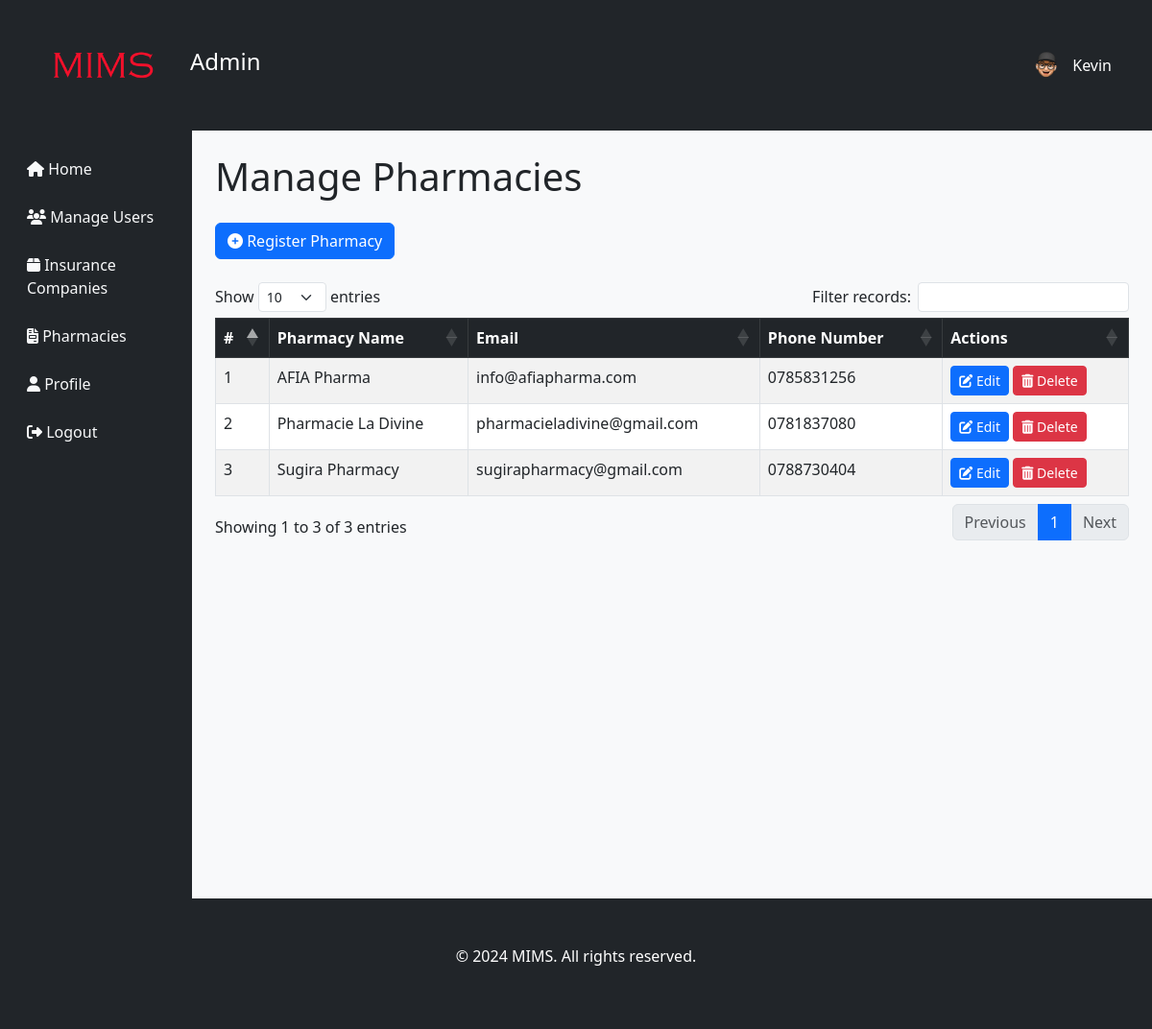
Page /admin/pharmacies.php (signed in) on the committed database.
### tables this page shows
CREATE TABLE `pharmacies` (
  `pharmacy_id` int(11) NOT NULL,
  `pharmacy_name` varchar(100) NOT NULL,
  `email` varchar(50) NOT NULL,
  `phone_number` varchar(15) NOT NULL
);

### admin/pharmacies.php (the view, shortened to what this page needs)
<?php
include '../include/connection.php';
function getPharmacies($connection, $search = '', $limit = 10, $offset = 0) {
    $query = "SELECT * FROM pharmacies WHERE pharmacy_name LIKE :search OR email LIKE :search OR phone_number LIKE :search ORDER BY pharmacy_name ASC LIMIT :limit OFFSET :offset";
    $stmt = $connection->prepare($query);
    $search_param = "%$search%";
    $stmt->bindParam(':search', $search_param, PDO::PARAM_STR);
    $stmt->bindParam(':limit', $limit, PDO::PARAM_INT);
    $stmt->bindParam(':offset', $offset, PDO::PARAM_INT);
    $stmt->execute();
    return $stmt->fetchAll(PDO::FETCH_ASSOC);
}
$records_per_page = 10;
$current_page = isset($_GET['page']) ? (int)$_GET['page'] : 1;
$search = isset($_GET['search']) ? trim($_GET['search']) : '';
$offset = ($current_page - 1) * $records_per_page;
$pharmacies = getPharmacies($connection, $search, $records_per_page, $offset);
?>
<!DOCTYPE html>
<html lang="en">
<head>
    <link href="https://cdn.jsdelivr.net/npm/bootstrap@5.3.0/dist/css/bootstrap.min.css" rel="stylesheet">
    <link rel="stylesheet" type="text/css" href="https://cdn.datatables.net/1.13.4/css/dataTables.bootstrap5.min.css">
    <link href="https://cdnjs.cloudflare.com/ajax/libs/font-awesome/6.4.0/css/all.min.css" rel="stylesheet">
    <link rel="stylesheet" href="../css/style.css">
</head>
<body>
<?php include './header.php'; ?>
<div class="container-fluid">
    <div class="row">
        <?php
        include './nav.php';
        ?>
        <main class="col-lg-10 ms-auto main-content p-4">
            <h1 class="mb-4">Manage Pharmacies</h1>
            <div class="mb-4">
                <button type="button" class="btn btn-primary" data-bs-toggle="modal" data-bs-target="#registerPharmacyModal">
                    <i class="fas fa-plus-circle"></i> Register Pharmacy
                </button>
            </div>
            <div class="table-responsive">
                <table id="pharmaciesTable" class="table table-striped table-bordered">
                    <thead class="table-dark">
                        <tr>
                            <th>#</th>
                            <th>Pharmacy Name</th>
                            <th>Email</th>
                            <th>Phone Number</th>
                            <th>Actions</th>
                        </tr>
                    </thead>
                    <tbody>
                        <?php
                        if ($pharmacies) {
                            $count = $offset + 1;
                            foreach ($pharmacies as $pharmacy) {
                                echo "<tr>
                                        <td>" . htmlspecialchars($count++) . "</td>
                                        <td>" . htmlspecialchars($pharmacy['pharmacy_name']) . "</td>
                                        <td>" . htmlspecialchars($pharmacy['email']) . "</td>
                                        <td>" . htmlspecialchars($pharmacy['phone_number']) . "</td>
                                        <td>
                                            <button class='btn btn-primary btn-sm edit-btn'
                                                data-bs-toggle='modal'
                                                data-bs-target='#editPharmacyModal'
                                                data-id='" . htmlspecialchars($pharmacy['pharmacy_id']) . "'
                                                data-name='" . htmlspecialchars($pharmacy['pharmacy_name']) . "'
                                                data-email='" . htmlspecialchars($pharmacy['email']) . "'
                                                data-phone='" . htmlspecialchars($pharmacy['phone_number']) . "'>
                                                <i class='fas fa-edit'></i> Edit
                                            </button>
                                            <button class='btn btn-danger btn-sm delete-btn'
                                                data-bs-toggle='modal'
                                                data-bs-target='#deletePharmacyModal'
                                                data-id='" . htmlspecialchars($pharmacy['pharmacy_id']) . "'
                                                data-name='" . htmlspecialchars($pharmacy['pharmacy_name']) . "'>
                                                <i class='fas fa-trash-alt'></i> Delete
                                            </button>
                                        </td>
                                    </tr>";
                            }
                        } else {
                            echo "<tr><td colspan='5' class='text-center'>No pharmacies found.</td></tr>";
                        }
                        ?>
                    </tbody>
                </table>
            </div>
        </main>
    </div>
</div>
<?php include '../include/footer.php'; ?>
</body>
</html>

### css/style.css (style rules this page uses)
html, body { height: 100%; }
body { display: flex; flex-direction: column; margin: 0; background-color: #f8f9fa; }
.main-content { padding: 20px; flex-grow: 1; }

### rows in the picture
pharmacies: pharmacy_name "AFIA Pharma", email "info@afiapharma.com", phone_number "0785831256"
pharmacies: pharmacy_name "Pharmacie La Divine", email "pharmacieladivine@gmail.com", phone_number "0781837080"
pharmacies: pharmacy_name "Sugira Pharmacy", email "sugirapharmacy@gmail.com", phone_number "0788730404"

### other values in the picture
$role "Admin"
$_SESSION['first_name'] "Kevin"
